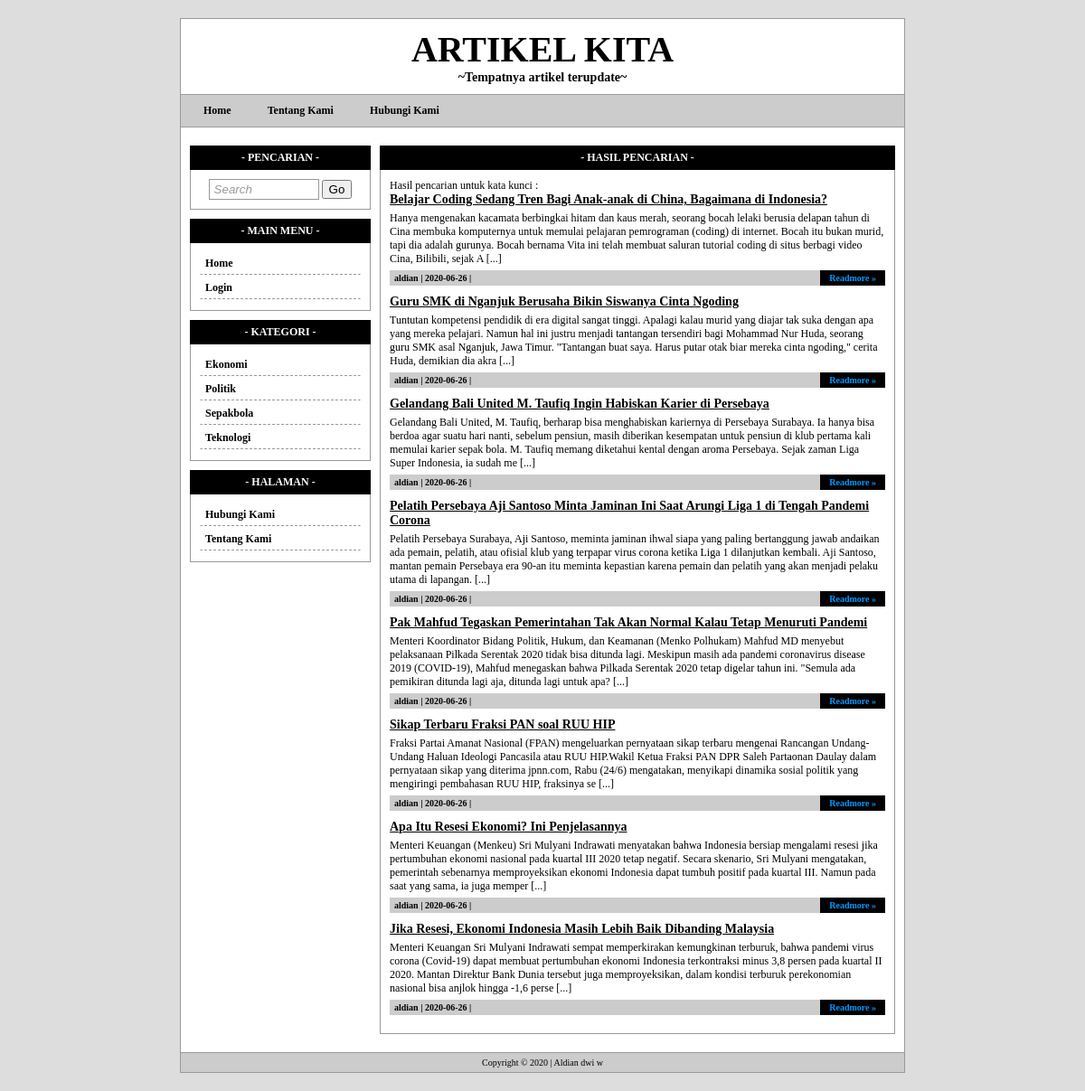
Screenshot of /search.php with the database file from the repository.
### tables this page shows
CREATE TABLE `tw_page` (
  `page_id` int(11) NOT NULL,
  `page_user` varchar(32) NOT NULL,
  `page_date` date NOT NULL,
  `page_title` varchar(255) NOT NULL,
  `page_body` text NOT NULL,
  `page_top` int(2) NOT NULL
);

CREATE TABLE `tw_category` (
  `cat_id` int(11) NOT NULL,
  `cat_name` varchar(32) NOT NULL
);

CREATE TABLE `tw_blog` (
  `blog_id` int(11) NOT NULL,
  `blog_user` varchar(32) NOT NULL,
  `blog_cat_id` int(11) NOT NULL,
  `blog_date` date NOT NULL,
  `blog_title` varchar(255) NOT NULL,
  `blog_body` text NOT NULL
);

### search.php (the view)
<?php include'template/overall/header.php'; ?>
<div class="content-title" style="background:#000; color:#FFF; border:1px solid #000;">- Hasil Pencarian -</div>
<div class="content-body">
	<?php
	$key = $_GET['keyword'];
	$sql = mysqli_query($koneksi, "SELECT * FROM tw_blog WHERE blog_title LIKE '%$key%' ORDER BY blog_id DESC");
	if(mysqli_num_rows($sql) == 0){
		echo 'Hasil pencarian tidak menemukan hasil.';
	}else{
		echo 'Hasil pencarian untuk kata kunci <b>'.$key.'</b>:';
		while($data = mysqli_fetch_assoc($sql)){
			echo '<div id="blog">';
			echo '<div class="blog-title">'.$data['blog_title'].'</div>';
			echo '<div class="blog-desc">'.substr($data['blog_body'],0,350).' [...]</div>';
			echo '<div class="blog-info">';
			echo $data['blog_user'].' | '.$data['blog_date'].' | '.$data_cat['cat_name'];
			echo '<a class="more" href="single.php?id='.$data['blog_id'].'">Readmore &raquo;</a>';
			echo '</div>';
			echo '</div>';
		}
	}
	?>
</div>
<?php include'template/overall/footer.php'; ?>

### template/menu.php (shortened to what this page needs)
<center></center><?php
$sql = mysqli_query($koneksi, "SELECT * FROM tw_page WHERE page_top=1 ORDER BY page_id ASC");
if(mysqli_num_rows($sql) != 0){
	echo '<a href="index.php">Home</a>';
	while($data = mysqli_fetch_assoc($sql)){
		echo '<a href="page.php?id='.$data['page_id'].'">'.$data['page_title'].'</a>';
	}
}
?>

### template/widget/category.php
<div class="widget-title" style="background:#000; color:#FFF; border:1px solid #000;">- Kategori -</div>
<div class="widget-body">
    <?php
	$sql = mysqli_query($koneksi, "SELECT * FROM tw_category ORDER BY cat_name ASC");
	if(mysqli_num_rows($sql) != 0){
		while($data = mysqli_fetch_assoc($sql)){
			echo '<a class="menu" href="category.php?id='.$data['cat_id'].'">'.$data['cat_name'].'</a>';
		}
	}
	?>
</div>

### template/widget/page.php
<div class="widget-title" style="background:#000; color:#FFF; border:1px solid #000;">- Halaman -</div>
<div class="widget-body">
    <?php
	$sql = mysqli_query($koneksi, "SELECT * FROM tw_page ORDER BY page_title ASC");
	if(mysqli_num_rows($sql) != 0){
		while($data = mysqli_fetch_assoc($sql)){
			echo '<a class="menu" href="page.php?id='.$data['page_id'].'">'.$data['page_title'].'</a>';
		}
	}
	?>
</div>

### style.css (style rules this page uses)
body { font-family:tahoma; font-size:12px; background:#DDD; padding:0; margin:0; }
a { color:#0099FF; text-decoration:none; }
#menu a { text-decoration:none; color:#000000; font-weight:bold; padding:3px 15px; margin-right:10px; }
#widget .widget-title { background:#CCC; padding:5px 10px; font-weight:bold; border:1px solid #999; text-align:center; text-transform:uppercase; }
#widget .widget-body { padding:10px; border:1px solid #999; border-top:none; margin-bottom:10px; }
#widget .widget-body a.menu { display:block; padding:4px 5px; margin-bottom:2px; border:1px solid #FFF; border-bottom:1px dashed #999; color:#000; font-weight:bold; }
#content .content-title { background:#CCC; padding:5px 10px; font-weight:bold; border:1px solid #999; text-align:center; text-transform:uppercase; }
#content .content-body { padding:10px; border:1px solid #999; border-top:none; margin-bottom:10px; }
#content .content-body #blog { margin-bottom:10px; }
#content .content-body #blog .blog-title { font-weight:bold; font-size:14px; text-decoration:underline; }
#content .content-body #blog .blog-desc { margin:5px 0px; }
#content .content-body #blog .blog-info { background:#CCC; padding:3px 5px; font-size:10px; font-weight:bold; }
#content .content-body #blog .blog-info a.more { float:right; background:#000000; padding:3px 10px; margin-top:-3px; margin-right:-5px; }

### rows the page displays
tw_page: page_title "Tentang Kami"
tw_page: page_title "Hubungi Kami"
tw_category: cat_name "Ekonomi"
tw_category: cat_name "Politik"
tw_category: cat_name "Sepakbola"
tw_category: cat_name "Teknologi"
tw_blog: blog_title "Belajar Coding Sedang Tren Bagi Anak-anak di China, Bagaimana di Indonesia?", blog_body "Hanya mengenakan kacamata berbingkai hitam dan kaus merah, seorang bocah lelaki berusia delapan tahun di Cina membuka komputernya untuk memulai pelajaran pemrograman (coding) di internet. Bocah itu bukan murid, tapi dia adalah gurunya. Bocah bernama Vita ini telah membuat saluran tutorial coding di situs berbagi video Cina, Bilibili, sejak A", blog_user "aldian", blog_date "2020-06-26"
tw_blog: blog_title "Guru SMK di Nganjuk Berusaha Bikin Siswanya Cinta Ngoding", blog_body "Tuntutan kompetensi pendidik di era digital sangat tinggi. Apalagi kalau murid yang diajar tak suka dengan apa yang mereka pelajari. Namun hal ini justru menjadi tantangan tersendiri bagi Mohammad Nur Huda, seorang guru SMK asal Nganjuk, Jawa Timur. \"Tantangan buat saya. Harus putar otak biar mereka cinta ngoding,\" cerita Huda, demikian dia akra", blog_user "aldian", blog_date "2020-06-26"
tw_blog: blog_title "Gelandang Bali United M. Taufiq Ingin Habiskan Karier di Persebaya", blog_body "Gelandang Bali United, M. Taufiq, berharap bisa menghabiskan kariernya di Persebaya Surabaya. Ia hanya bisa berdoa agar suatu hari nanti, sebelum pensiun, masih diberikan kesempatan untuk pensiun di klub pertama kali memulai karier sepak bola. M. Taufiq memang diketahui kental dengan aroma Persebaya. Sejak zaman Liga Super Indonesia, ia sudah me", blog_user "aldian", blog_date "2020-06-26"
tw_blog: blog_title "Pelatih Persebaya Aji Santoso Minta Jaminan Ini Saat Arungi Liga 1 di Tengah Pandemi Corona", blog_body "Pelatih Persebaya Surabaya, Aji Santoso, meminta jaminan ihwal siapa yang paling bertanggung jawab andaikan ada pemain, pelatih, atau ofisial klub yang terpapar virus corona ketika Liga 1 dilanjutkan kembali. Aji Santoso, mantan pemain Persebaya era 90-an itu meminta kepastian karena pemain dan pelatih yang akan menjadi pelaku utama di lapangan.", blog_user "aldian", blog_date "2020-06-26"
tw_blog: blog_title "Pak Mahfud Tegaskan Pemerintahan Tak Akan Normal Kalau Tetap Menuruti Pandemi", blog_body "Menteri Koordinator Bidang Politik, Hukum, dan Keamanan (Menko Polhukam) Mahfud MD menyebut pelaksanaan Pilkada Serentak 2020 tidak bisa ditunda lagi. Meskipun masih ada pandemi coronavirus disease 2019 (COVID-19), Mahfud menegaskan bahwa Pilkada Serentak 2020 tetap digelar tahun ini. \"Semula ada pemikiran ditunda lagi aja, ditunda lagi untuk apa?", blog_user "aldian", blog_date "2020-06-26"
tw_blog: blog_title "Sikap Terbaru Fraksi PAN soal RUU HIP", blog_body "Fraksi Partai Amanat Nasional (FPAN) mengeluarkan pernyataan sikap terbaru mengenai Rancangan Undang-Undang Haluan Ideologi Pancasila atau RUU HIP.Wakil Ketua Fraksi PAN DPR Saleh Partaonan Daulay dalam pernyataan sikap yang diterima jpnn.com, Rabu (24/6) mengatakan, menyikapi dinamika sosial politik yang mengiringi pembahasan RUU HIP, fraksinya se", blog_user "aldian", blog_date "2020-06-26"
tw_blog: blog_title "Apa Itu Resesi Ekonomi? Ini Penjelasannya", blog_body "Menteri Keuangan (Menkeu) Sri Mulyani Indrawati menyatakan bahwa Indonesia bersiap mengalami resesi jika pertumbuhan ekonomi nasional pada kuartal III 2020 tetap negatif. Secara skenario, Sri Mulyani mengatakan, pemerintah sebenarnya memproyeksikan ekonomi Indonesia dapat tumbuh positif pada kuartal III. Namun pada saat yang sama, ia juga memper", blog_user "aldian", blog_date "2020-06-26"
tw_blog: blog_title "Jika Resesi, Ekonomi Indonesia Masih Lebih Baik Dibanding Malaysia", blog_body "Menteri Keuangan Sri Mulyani Indrawati sempat memperkirakan kemungkinan terburuk, bahwa pandemi virus corona (Covid-19) dapat membuat pertumbuhan ekonomi Indonesia terkontraksi minus 3,8 persen pada kuartal II 2020. Mantan Direktur Bank Dunia tersebut juga memproyeksikan, dalam kondisi terburuk perekonomian nasional bisa anjlok hingga -1,6 perse", blog_user "aldian", blog_date "2020-06-26"
